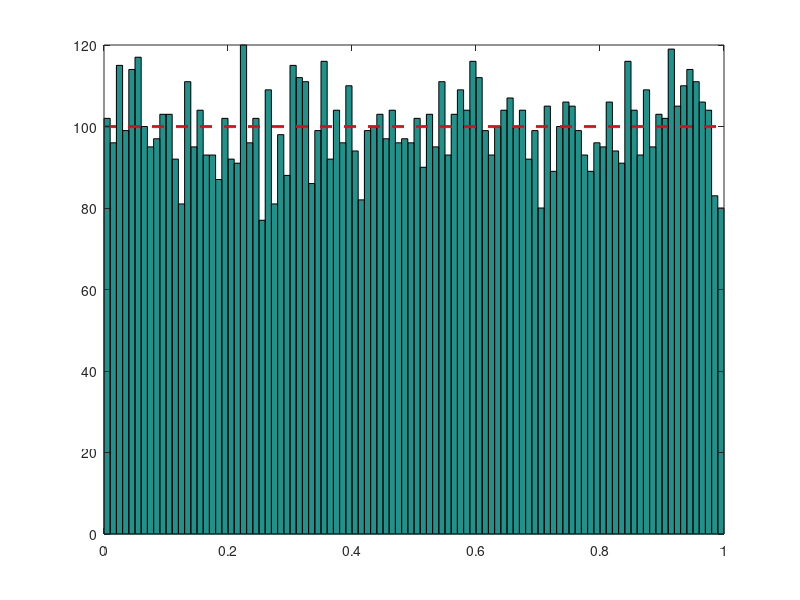
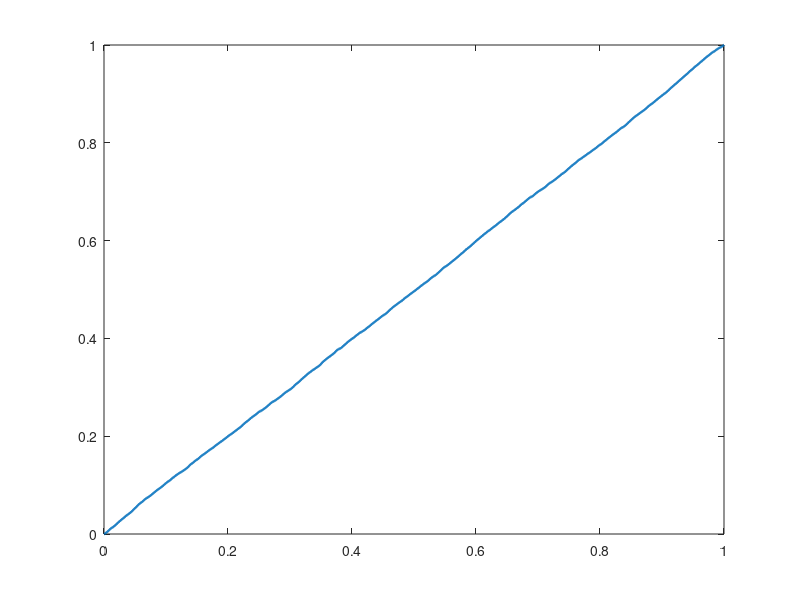

The MATLAB source for these figures, in order:
x=rand(10000,1);
k=0.005:0.01:0.995;
figure(1);
hist(x,k);
[bin_cnts,bin_locs]=hist(x,k);
hold on;
plot((0:1),mean(bin_cnts)*ones(2,1),'--r','Linewidth',2);
hold off;

figure(2);
[f,x_]=ecdf(x);
stairs(x_,f,'LineWidth',2);

%%%%%%%%%%

x=rand(100,16)<0.5;

y=sum(x,2);

